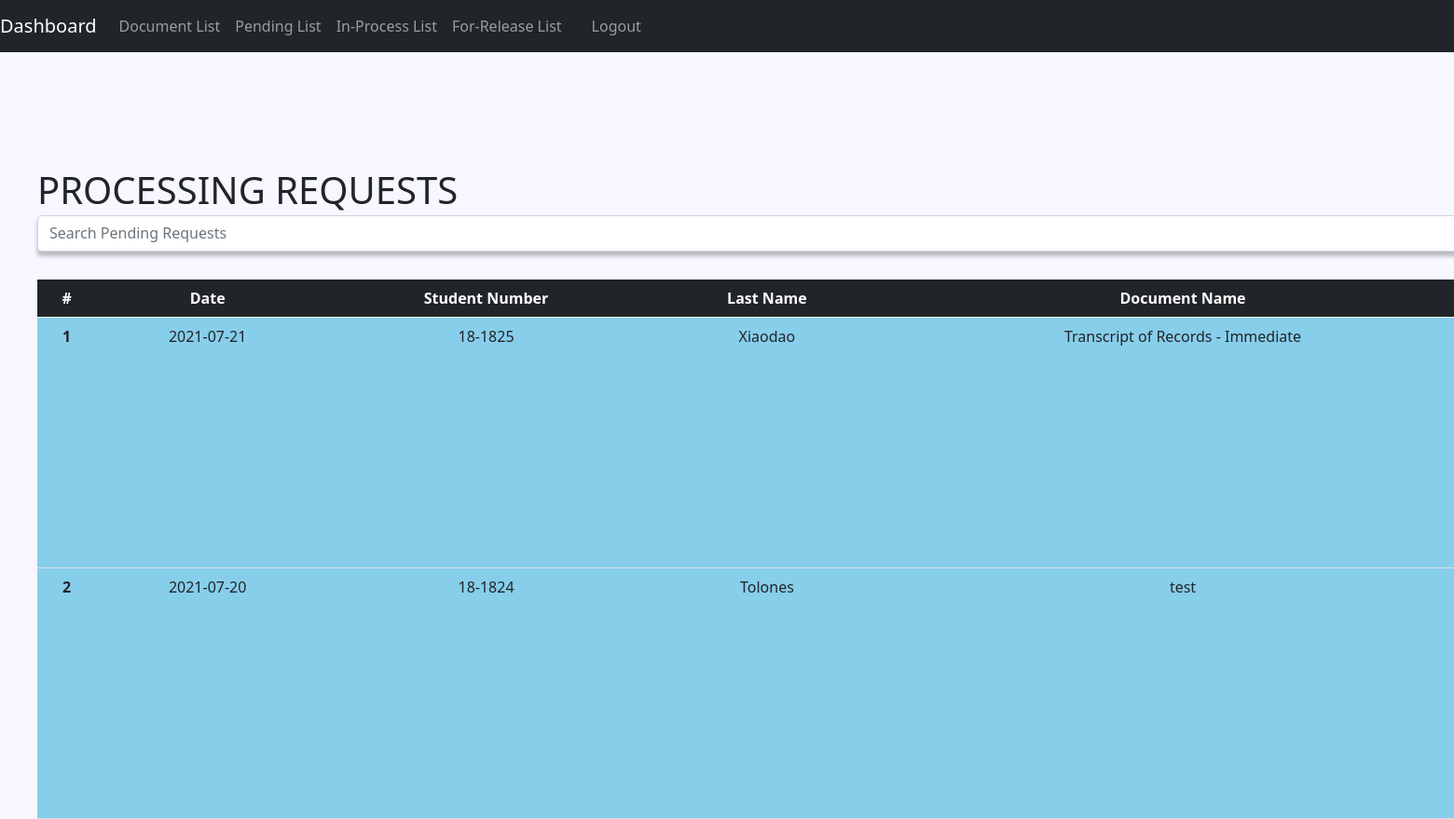
Page /optimized/public/registrar_view/in_process_list.php on the earlier database version.
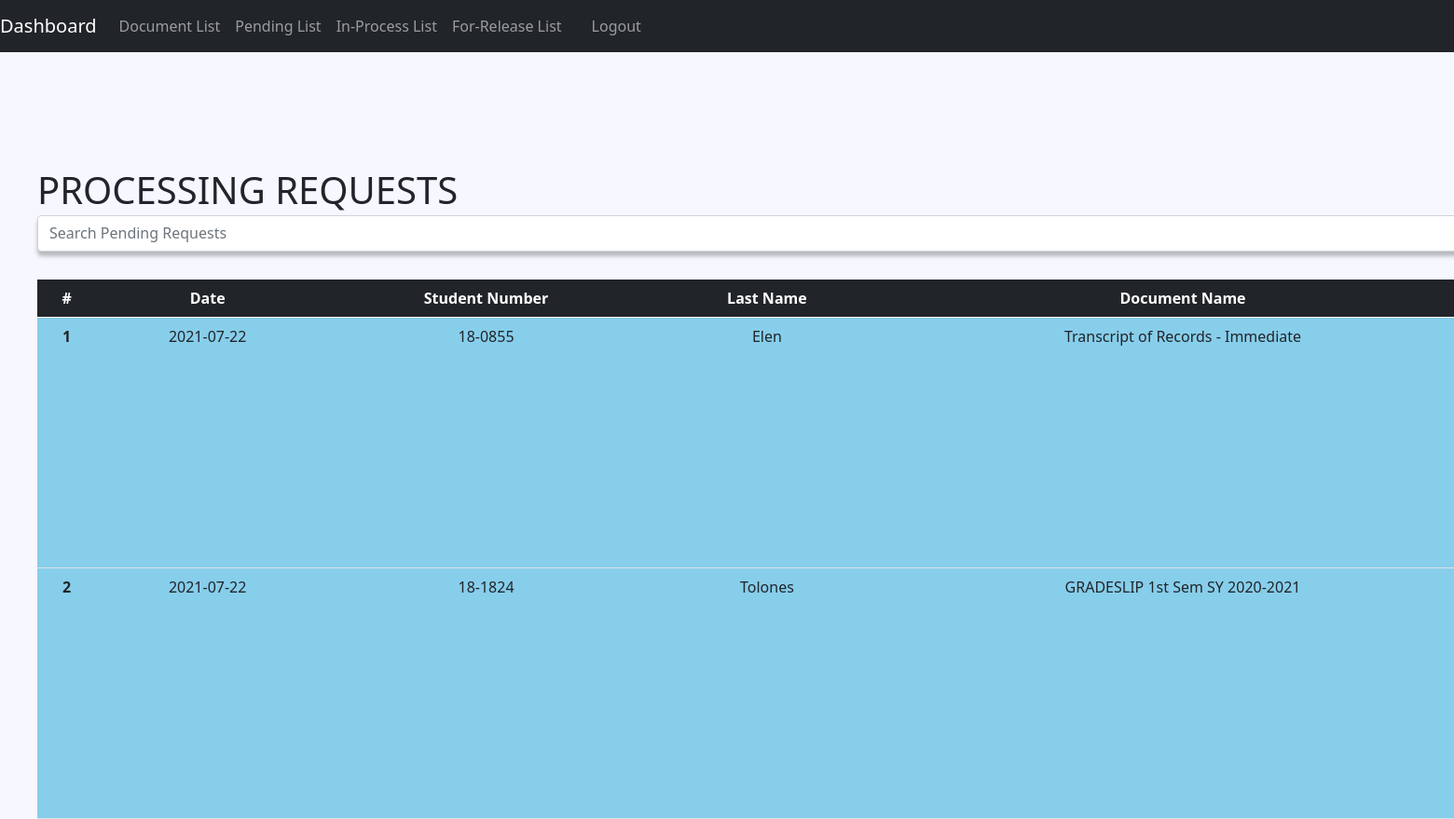
Same page on the later database version.
### tables this page shows
CREATE TABLE `document_request` (
  `request_number` int(12) NOT NULL,
  `student_number` varchar(10) NOT NULL,
  `document_id` int(10) NOT NULL,
  `request_date` date NOT NULL,
  `request_status` varchar(20) NOT NULL,
  `remarks` longtext DEFAULT NULL,
  `upfile` varchar(2048) DEFAULT NULL,
  `upfile_name` varchar(128) DEFAULT NULL,
  `date_approved` date DEFAULT NULL,
  `date_released` date DEFAULT NULL,
  `date_finished` date DEFAULT NULL
);

CREATE TABLE `student_info` (
  `student_number` varchar(10) NOT NULL,
  `last_name` varchar(50) NOT NULL,
  `first_name` varchar(50) NOT NULL,
  `middle_name` varchar(50) NOT NULL,
  `full_name` varchar(128) NOT NULL,
  `course` varchar(128) NOT NULL,
  `year_of_enrollment` varchar(16) NOT NULL,
  `email` varchar(128) NOT NULL
);

CREATE TABLE `documents` (
  `document_id` int(10) NOT NULL,
  `document_name` varchar(50) NOT NULL,
  `requirements` longtext NOT NULL
);

### optimized/resource/opt2/request_view_table.php (the view, shortened to what this page needs)
<table class="table" style="position: absolute; width: 1825px; left: 40px; top: 300px; filter: drop-shadow(10px 10px 2px rgba(0, 0, 0, 0.25)); background-color: #87CEEB; text-align: center; background-color: #87CEEB;">
  <thead class="table-dark">
    <tr>
      <th scope="col">#</th>
      <th scope="col">Date</th>
      <th scope="col">Student Number</th>
      <th scope="col">Last Name</th>
      <th scope="col">Document Name</th>
    </tr>
  </thead>
  <tbody>
  <?php foreach ($requests as $i => $request): ?>
      <tr>
        <th scope="row"><?php echo $i + 1 ?></th>
        <td><?php echo $request['request_date']?></td>
        <td><?php echo $request['student_number']?></td>
        <td><?php echo $request['last_name']?></td>
        <td><?php echo $request['document_name']?></td>
      </tr>
    <?php endforeach ?>
  </tbody>
</table>

Differences in the rows shown:
removed document_request: request_date "2021-07-21", student_info.student_number "18-1825", student_info.last_name "Xiaodao", document.document_name "Transcript of Records - Immediate"
removed document_request: request_date "2021-07-20", student_info.student_number "18-1824", student_info.last_name "Tolones", document.document_name "test"
added document_request: request_date "2021-07-22", student_info.student_number "18-0855", student_info.last_name "Elen", document.document_name "Transcript of Records - Immediate"
added document_request: request_date "2021-07-22", student_info.student_number "18-1824", student_info.last_name "Tolones", document.document_name "GRADESLIP 1st Sem SY 2020-2021"
